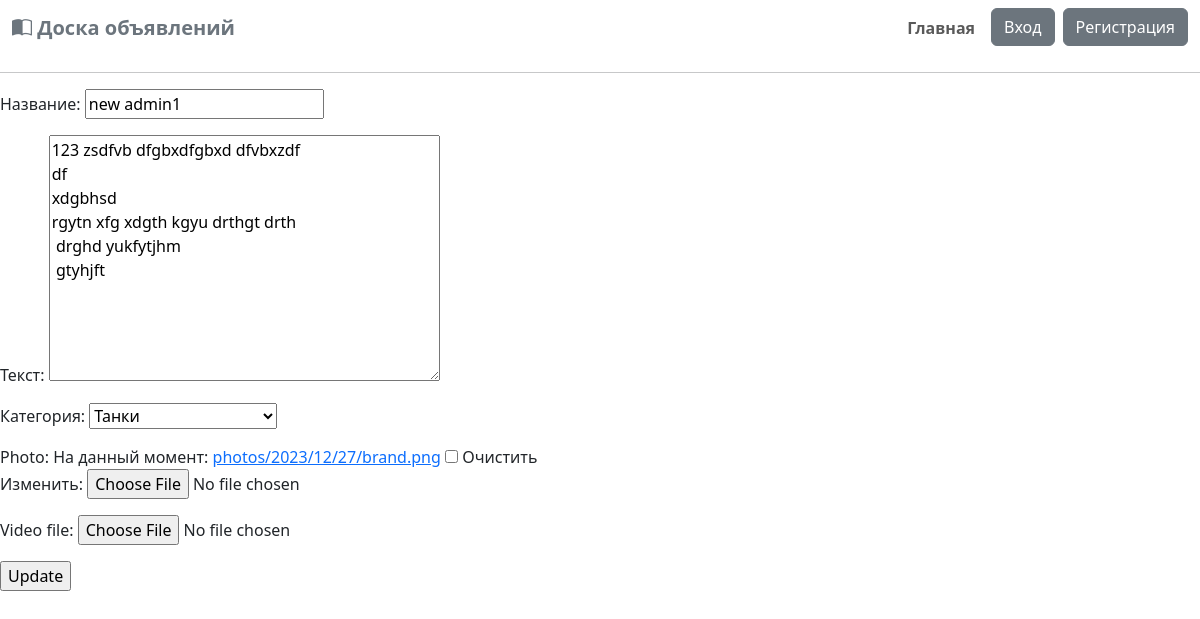
Screenshot of /post/update/new-admin1/ with the database file from the repository.
### mainapp/models.py (models this page shows, shortened)
class Post(models.Model):
    user = models.ForeignKey(User, on_delete=models.CASCADE, related_name='user_post', verbose_name='Автор')
    title = models.CharField(max_length=255, verbose_name='Название')
    text = models.TextField(verbose_name='Текст')
    category = models.ForeignKey(Category, on_delete=models.CASCADE, verbose_name='Категория',
                                 related_name="category_post")
    photo = models.ImageField(upload_to="photos/%Y/%m/%d", blank=True)
    video_file = models.FileField(upload_to='post_video', blank=True, null=True)
    time_created = models.DateTimeField(auto_now_add=True, verbose_name='Время создания')
    slug = models.SlugField(max_length=255, unique=True, db_index=True, verbose_name="Slug")
    class Meta:
        verbose_name = 'Пост'
        verbose_name_plural = 'Посты'

### mainapp/views.py (the view)
# urls.py: path('post/update/<slug:slug>/', UpdatePost.as_view(), name='update_post'),
class UpdatePost(UpdateView):
    model = Post
    fields = ('title', 'text', 'category', 'photo', 'video_file')
    template_name = 'mainapp/post-update.html'
    success_url = reverse_lazy('main')
    def get_context_data(self, *, object_list=None, **kwargs):
        context = super().get_context_data(**kwargs)
        context['title'] = 'Изменение поста'
        return context

### mainapp/models.py (called while the page is built)
    def __str__(self):
        return self.name

### mainapp/templates/mainapp/post-update.html (shortened to what this page needs)
{% extends 'mainapp/post-page.html' %}
{% block one_post %}
<hr>
<form action="" method="post">
    {{ form.as_p }}
    <input type="submit" value="Update" />
</form>
{% endblock %}

### rows the page displays
Post: title "new admin1", text "123 zsdfvb dfgbxdfgbxd dfvbxzdf df xdgbhsd rgytn xfg xdgth kgyu drthgt drth drghd yukfytjhm gtyhjft", category "Танки"
